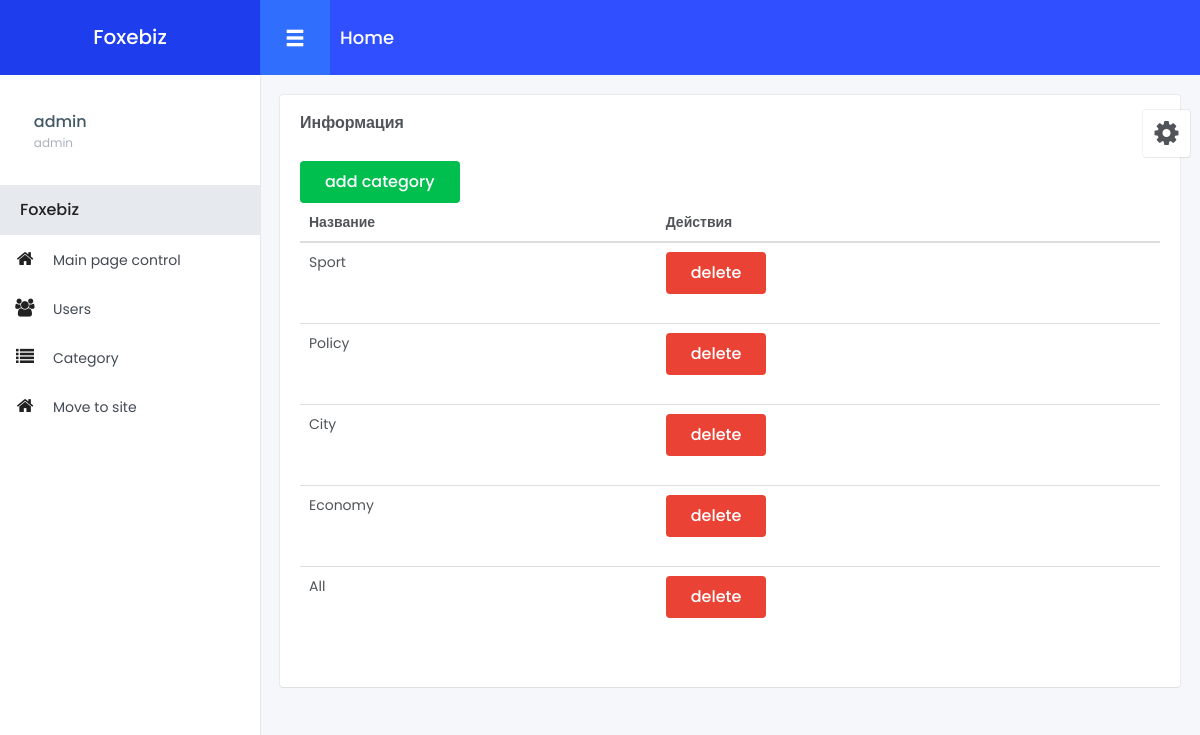
The app's page /admin/category.php (signed in) with its own data.
### tables this page shows
CREATE TABLE `users` (
  `id` int(11) NOT NULL,
  `login` varchar(25) NOT NULL,
  `password` varchar(100) NOT NULL,
  `rule` varchar(50) NOT NULL
);

CREATE TABLE `category` (
  `id` int(11) NOT NULL,
  `name` varchar(30) NOT NULL
);

### admin/core/Category.php (called while the page is built, shortened)
<?php
class Category
{
    protected $arr;
    public function __construct($connect)
    {
        $query = mysqli_query($connect,"SELECT * FROM category ORDER BY id DESC");
        $arr = [];
        while ($result = mysqli_fetch_assoc($query)){
            $arr[] = $result;
        }
        $this->arr = $arr;
    }
    public function getArrCategory(){
        return $this->arr;
    }
}

### admin/category.php (the view, shortened to what this page needs)
<?php
require_once 'config/config_require.php';
?>
<!DOCTYPE html>
<html lang="en">
<head>
    <link rel="stylesheet" href="assets/styles/style.css">
    <link rel="stylesheet" href="assets/styles/style.min.css">
    <link rel="stylesheet" href="assets/plugin/mCustomScrollbar/jquery.mCustomScrollbar.min.css">
    <link rel="stylesheet" href="assets/plugin/waves/waves.min.css">
    <link rel="stylesheet" href="assets/plugin/sweet-alert/sweetalert.css">
    <link rel="stylesheet" href="assets/plugin/percircle/css/percircle.css">
    <link rel="stylesheet" href="assets/plugin/chart/chartist/chartist.min.css">
    <link rel="stylesheet" href="assets/plugin/fullcalendar/fullcalendar.min.css">
    <link rel="stylesheet" href="assets/plugin/fullcalendar/fullcalendar.print.css" media='print'>
    <link rel="stylesheet" href="assets/color-switcher/color-switcher.min.css">
</head>
<body>
<?php
require_once 'include_files/header.php';
require_once 'include_files/nav_bar.php';
require_once 'include_files/switcher.php';
$object_category = new Category($connect);
?>
<div id="wrapper">
    <div class="main-content">
        <div class="row small-spacing">
            <div class="col-xs-12">
                <div class="box-content">
                    <h4 class="box-title">Информация</h4>
                    <button class="btn btn-success"><a href='category.php?change=add&id={$v['id']}' style='color: white'>add category</a></button>
                    <table class="table">
                        <thead>
                        <tr>
                            <th scope="col">Название</th>
                            <th scope="col">Действия</th>
                        </tr>
                        </thead>
                        <tbody>
                        <?php
                        foreach ($object_category->getArrCategory() as $k => $v){
                            echo "<tr>
                            <td>{$v['name']}</td>
                            <td>
                            <button class=\"btn btn-danger\"><a href='Action/categoryChange.php?change=delete&id={$v['id']}' style='color: white'>delete</a></button><br><br>
                            </td>
                            </tr>
                            ";
                        }
                        ?>
                        </tbody>
                    </table>
                </div>
            </div>
        </div>
    </div>
</div>
</body>
</html>

### admin/core/Header.php
<?php
class Header
{
    protected $rule;
    protected $login;
    public function __construct($connect,$id)
    {
        $query_user_info = mysqli_query($connect, "SELECT * FROM users WHERE id = '$id'");
        $user_info = mysqli_fetch_assoc($query_user_info);
        $login = $user_info['login'];
        $rule = $user_info['rule'];
        $this->login = $login;
        $this->rule = $rule;
    }
    public function getRule()
    {
        echo $this->rule;
    }
    public function getLogin()
    {
        echo $this->login;
    }
}

### records on screen
users: login "admin", rule "admin"
category: name "Sport"
category: name "Policy"
category: name "City"
category: name "Economy"
category: name "All"

### other values on screen
$config_name['users'][0] "Users"
$config_name['category'][0] "Category"
$config_name['move_to_site'][0] "Move to site"
